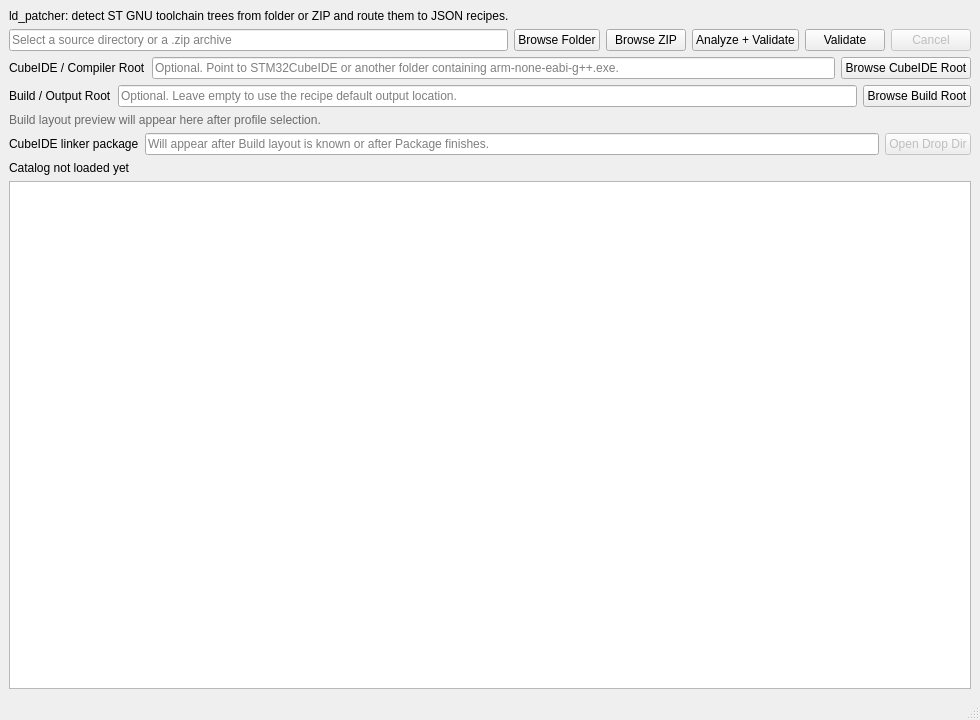
<?xml version="1.0" encoding="UTF-8"?>
<ui version="4.0">
 <class>MainWindow</class>
 <widget class="QMainWindow" name="MainWindow">
  <property name="geometry">
   <rect>
    <x>0</x>
    <y>0</y>
    <width>980</width>
    <height>720</height>
   </rect>
  </property>
  <property name="windowTitle">
   <string>ld_patcher</string>
  </property>
  <widget class="QWidget" name="centralwidget">
   <layout class="QVBoxLayout" name="verticalLayout">
    <item>
     <widget class="QLabel" name="titleLabel">
      <property name="text">
       <string>ld_patcher: detect ST GNU toolchain trees from folder or ZIP and route them to JSON recipes.</string>
      </property>
      <property name="wordWrap">
       <bool>true</bool>
      </property>
     </widget>
    </item>
    <item>
     <layout class="QHBoxLayout" name="pathLayout">
      <item>
       <widget class="QLineEdit" name="pathEdit">
        <property name="placeholderText">
         <string>Select a source directory or a .zip archive</string>
        </property>
       </widget>
      </item>
      <item>
       <widget class="QPushButton" name="browseFolderButton">
        <property name="text">
         <string>Browse Folder</string>
        </property>
       </widget>
      </item>
      <item>
       <widget class="QPushButton" name="browseZipButton">
        <property name="text">
         <string>Browse ZIP</string>
        </property>
       </widget>
      </item>
      <item>
       <widget class="QPushButton" name="analyzeButton">
        <property name="text">
         <string>Analyze + Validate</string>
        </property>
       </widget>
      </item>
      <item>
       <widget class="QPushButton" name="validateButton">
        <property name="text">
         <string>Validate</string>
        </property>
       </widget>
      </item>
      <item>
       <widget class="QPushButton" name="cancelButton">
        <property name="text">
         <string>Cancel</string>
        </property>
        <property name="enabled">
         <bool>false</bool>
        </property>
       </widget>
      </item>
     </layout>
    </item>
    <item>
     <layout class="QHBoxLayout" name="cubeIdeRootLayout">
      <item>
       <widget class="QLabel" name="cubeIdeRootLabel">
        <property name="text">
         <string>CubeIDE / Compiler Root</string>
        </property>
       </widget>
      </item>
      <item>
       <widget class="QLineEdit" name="cubeIdeRootEdit">
        <property name="placeholderText">
         <string>Optional. Point to STM32CubeIDE or another folder containing arm-none-eabi-g++.exe.</string>
        </property>
       </widget>
      </item>
      <item>
       <widget class="QPushButton" name="browseCubeIdeRootButton">
        <property name="text">
         <string>Browse CubeIDE Root</string>
        </property>
       </widget>
      </item>
     </layout>
    </item>
    <item>
     <layout class="QHBoxLayout" name="buildRootLayout">
      <item>
       <widget class="QLabel" name="buildRootLabel">
        <property name="text">
         <string>Build / Output Root</string>
        </property>
       </widget>
      </item>
      <item>
       <widget class="QLineEdit" name="buildRootEdit">
        <property name="placeholderText">
         <string>Optional. Leave empty to use the recipe default output location.</string>
        </property>
       </widget>
      </item>
      <item>
       <widget class="QPushButton" name="browseBuildRootButton">
        <property name="text">
         <string>Browse Build Root</string>
        </property>
       </widget>
      </item>
     </layout>
    </item>
    <item>
     <widget class="QLabel" name="buildLayoutPreviewLabel">
      <property name="text">
       <string>Build layout preview will appear here after profile selection.</string>
      </property>
      <property name="wordWrap">
       <bool>true</bool>
      </property>
      <property name="textInteractionFlags">
       <set>Qt::TextSelectableByMouse</set>
      </property>
      <property name="styleSheet">
       <string notr="true">color: #6a6a6a;</string>
      </property>
     </widget>
    </item>
    <item>
     <layout class="QHBoxLayout" name="packageDirLayout">
      <item>
       <widget class="QLabel" name="packageDirLabel">
        <property name="text">
         <string>CubeIDE linker package</string>
        </property>
       </widget>
      </item>
      <item>
       <widget class="QLineEdit" name="packageDirEdit">
        <property name="readOnly">
         <bool>true</bool>
        </property>
        <property name="placeholderText">
         <string>Will appear after Build layout is known or after Package finishes.</string>
        </property>
       </widget>
      </item>
      <item>
       <widget class="QPushButton" name="openDropDirButton">
        <property name="text">
         <string>Open Drop Dir</string>
        </property>
        <property name="enabled">
         <bool>false</bool>
        </property>
       </widget>
      </item>
     </layout>
    </item>
    <item>
     <widget class="QLabel" name="statusLabel">
      <property name="text">
       <string>Catalog not loaded yet</string>
      </property>
     </widget>
    </item>
    <item>
     <widget class="QPlainTextEdit" name="logEdit">
      <property name="readOnly">
       <bool>true</bool>
      </property>
      <property name="lineWrapMode">
       <enum>QPlainTextEdit::NoWrap</enum>
      </property>
     </widget>
    </item>
   </layout>
  </widget>
  <widget class="QMenuBar" name="menubar">
   <property name="geometry">
    <rect>
     <x>0</x>
     <y>0</y>
     <width>980</width>
     <height>22</height>
    </rect>
   </property>
  </widget>
  <widget class="QStatusBar" name="statusbar"/>
 </widget>
 <resources/>
 <connections/>
</ui>
